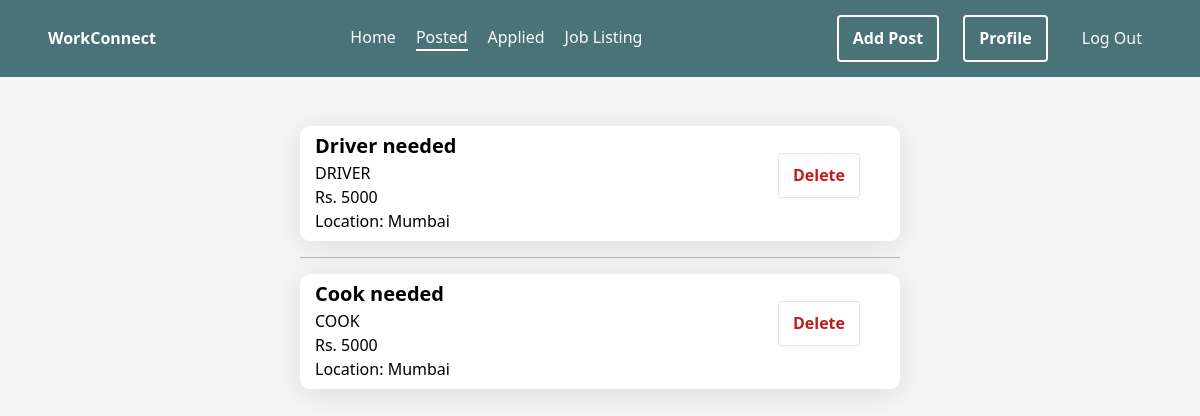
Page /newco/posts (signed in) on the committed database.
### newco/models.py (models this page shows, shortened)
class Job(models.Model):
    user = models.ForeignKey(User,on_delete=models.CASCADE)
    title = models.CharField(max_length=255)
    description = models.TextField()
    job_specification = models.CharField(max_length=255)
    salary = models.CharField(max_length=32)
    location = models.CharField(max_length=32)
    people_applied = models.IntegerField(default=0)
    applied = models.ManyToManyField(User,related_name='users_applied',blank=True)

### newco/views.py (the view)
# urls.py: path('posts',views.posts,name='posted'),
def posts(request):
    jobs = Job.objects.filter(user=request.user)
    if jobs.count() == 0:
        jobs = None
    else:
        jobs = reversed(jobs)
    return render(request,'newco/postedjobs.html',{'jobs':jobs})

### newco/templates/newco/postedjobs.html (shortened to what this page needs)
{% extends 'newco/layout.html' %}
{% block body %}
{% if jobs %}
<div class="w-100 h-auto center">
    <div class="w-50 d-block m-3">
        {% for job in jobs %}
        <hr>
            <a href="{% url 'job-profile' job.id %}" class="w-100">
                <div class="post column form w-100 flex-row">
                    <div class="flex-column w-100">
                        <div class="w-100 lead" style="font-weight: 600;">{{ job.title }}</div>
                        <div class="w-100 ">{{ job.job_specification }}</div>
                        <div class="w-100 ">Rs. {{ job.salary }}</div>
                        <div class="w-100 " >Location: {{ job.location }}</div>
                    </div>
                </a>
                {% if request.user == job.user %}
                    <div class="w-25 center" style="height: 90px;"><a href="delete/{{ job.id }}"><button type="button" class="del-btn">Delete</button></a></div>
                {% else %}
                    <div class="w-25 center" style="height: 90px;"><a href="{% url 'unapply' job.id %} "><button type="button" class="del-btn">Unapply</button></a></div>
                {% endif %}
            </div>
        {% endfor %}
{% endif %}
{% endblock %}

### newco/static/newco/log.reg.styles.css (style rules this page uses)
.form { width: 380px; height: 500px; display: flex; flex-direction: column; border-radius: 15px; background-color: white; box-shadow: 0 4px 30px rgba(0, 0, 0, 0.1); transition: .4s ease-in-out; }

### newco/static/newco/styles.css (style rules this page uses)
* { font-family: 'Segoe UI'; margin: 0; padding: 0; color: black; background-color: #f5f5f5; }
.center { display: flex; justify-content: center; align-items: center; }
div { background: transparent; }
body { background-color: #f5f5f5; }
button { background-color: #FFFFFF; border: 1px solid rgba(0, 0, 0, 0.1); border-radius: .25rem; box-shadow: rgba(0, 0, 0, 0.02) 0 1px 3px 0; color: rgba(0, 0, 0, 0.85); cursor: pointer; display: inline-flex; font-size: 16px; font-weight: 600; justify-content: center; line-height: 1.05; min-height: 1rem; padding: calc(.875rem - 1px) calc(1.5rem - 10px); text-decoration: none; transition: all 250ms; user-select: none; -webkit-user-select: none; touch-action: manipulation; vertical-align: baseline; width: fit-content; }
a { text-decoration: none; background: transparent; }
.bg-transparent, * { background: transparent; }
.post { background: white; height: 115px; transition: all 0.6s ease; border-radius: 10px; padding-top: 5px; padding-bottom: 25px; padding-right: 25px; padding-left: 15px; overflow: hidden; }
hr { border: 0; border-top: 0.5px solid black; }
.del-btn { color: #c41b1b; }

### rows in the picture
Job: title "Driver needed", job_specification "DRIVER", salary "5000", location "Mumbai"
Job: title "Cook needed", job_specification "COOK", salary "5000", location "Mumbai"
